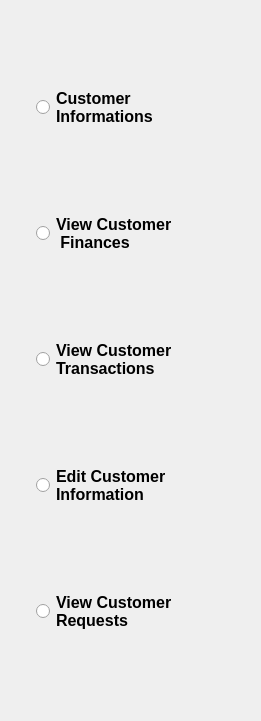
   <widget class="QWidget" name="operations_widget" native="true">
    <property name="geometry">
     <rect>
      <x>0</x>
      <y>90</y>
      <width>261</width>
      <height>721</height>
     </rect>
    </property>
    <layout class="QVBoxLayout" name="verticalLayout_2">
     <property name="leftMargin">
      <number>36</number>
     </property>
     <property name="topMargin">
      <number>9</number>
     </property>
     <item>
      <widget class="QRadioButton" name="manageCustomers_radio">
       <property name="font">
        <font>
         <pointsize>12</pointsize>
         <weight>75</weight>
         <bold>true</bold>
        </font>
       </property>
       <property name="text">
        <string>Customer
Informations</string>
       </property>
      </widget>
     </item>
     <item>
      <widget class="QRadioButton" name="viewCustomerFinances_radio">
       <property name="font">
        <font>
         <pointsize>12</pointsize>
         <weight>75</weight>
         <bold>true</bold>
        </font>
       </property>
       <property name="text">
        <string>View Customer 
 Finances</string>
       </property>
      </widget>
     </item>
     <item>
      <widget class="QRadioButton" name="viewCusTransactions_radio">
       <property name="font">
        <font>
         <pointsize>12</pointsize>
         <weight>75</weight>
         <bold>true</bold>
        </font>
       </property>
       <property name="text">
        <string>View Customer 
Transactions</string>
       </property>
      </widget>
     </item>
     <item>
      <widget class="QRadioButton" name="edit_cus_radio">
       <property name="font">
        <font>
         <pointsize>12</pointsize>
         <weight>75</weight>
         <bold>true</bold>
        </font>
       </property>
       <property name="text">
        <string>Edit Customer
Information</string>
       </property>
      </widget>
     </item>
     <item>
      <widget class="QRadioButton" name="viewCusRequests_radio">
       <property name="font">
        <font>
         <pointsize>12</pointsize>
         <weight>75</weight>
         <bold>true</bold>
        </font>
       </property>
       <property name="text">
        <string>View Customer 
Requests</string>
       </property>
      </widget>
     </item>
    </layout>
   </widget>
